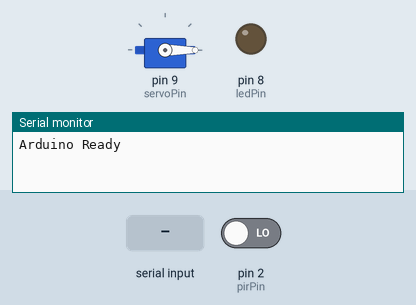
Recording of a sketch running on a simulated Arduino Uno, built with avr-gcc and run on an emulated ATmega328P. Shown: servo, output pins drawn as LEDs (lit = HIGH), the last lines printed to the serial monitor. Inputs (shaded band) come from the test bench; at power-on: pin 2 (pirPin) LOW.

Above: at 1.2 s.
1.3 s: "OPEN\n" received over Serial
At 2.3 s:
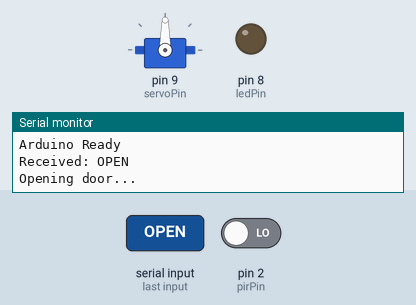
3.0 s: "CHECK\n" received over Serial
At 4.9 s:
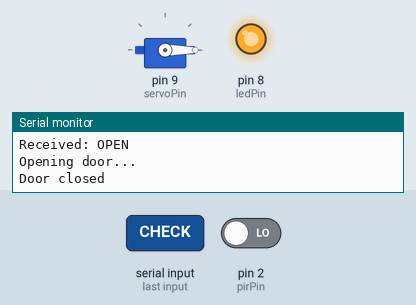
6.0 s: "1\n" received over Serial
Timing chart, 0 to 9.0 s (numbered marks = the images above; inputs shaded):
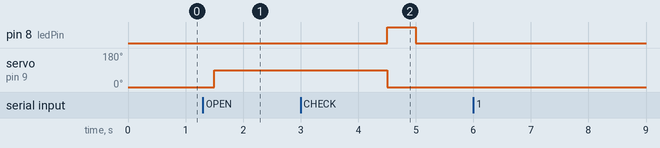

Measured:
- after the input at 1.3 s, servo on pin 9 (servoPin): 0° → 90° after 0.20 s

The sketch:

door_lock_systemaug15.ino
```cpp
#include <Servo.h>

// Pin definitions
const int pirPin = 2;      // PIR sensor OUT → D2
const int ledPin = 8;      // LED (+) → D8
const int servoPin = 9;    // Servo signal → D9

Servo doorServo;
bool doorOpen = false;       // Track servo state
bool motionDetected = false; // PIR status

void setup() {
  Serial.begin(9600);
  pinMode(pirPin, INPUT);
  pinMode(ledPin, OUTPUT);

  doorServo.attach(servoPin);
  doorServo.write(0); // Door starts closed

  Serial.println("Arduino Ready");
}

void loop() {
  // Continuously monitor PIR
  motionDetected = false;
  for (int i = 0; i < 5; i++) {   // Read PIR multiple times quickly
    if (digitalRead(pirPin) == HIGH) {
      motionDetected = true;
      break;
    }
    delay(50);
  }

  // Handle serial commands from Python
  if (Serial.available() > 0) {
    String command = Serial.readStringUntil('\n');
    command.trim();
    Serial.print("Received: "); Serial.println(command);

    if (command == "OPEN" && !doorOpen) {
      openDoor();
      digitalWrite(ledPin, HIGH);  // LED ON for known person
      delay(500);
      digitalWrite(ledPin, LOW);
    }
    else if (command == "CHECK") {
      // Immediately respond with current PIR status
      Serial.println(motionDetected ? "MOTION" : "NO_MOTION");
    }
  }
}

void openDoor() {
  doorOpen = true;
  Serial.println("Opening door...");
  doorServo.write(90);     // Open door
  delay(3000);             // Keep door open
  doorServo.write(0);      // Close door
  doorOpen = false;
  Serial.println("Door closed");
}
```
